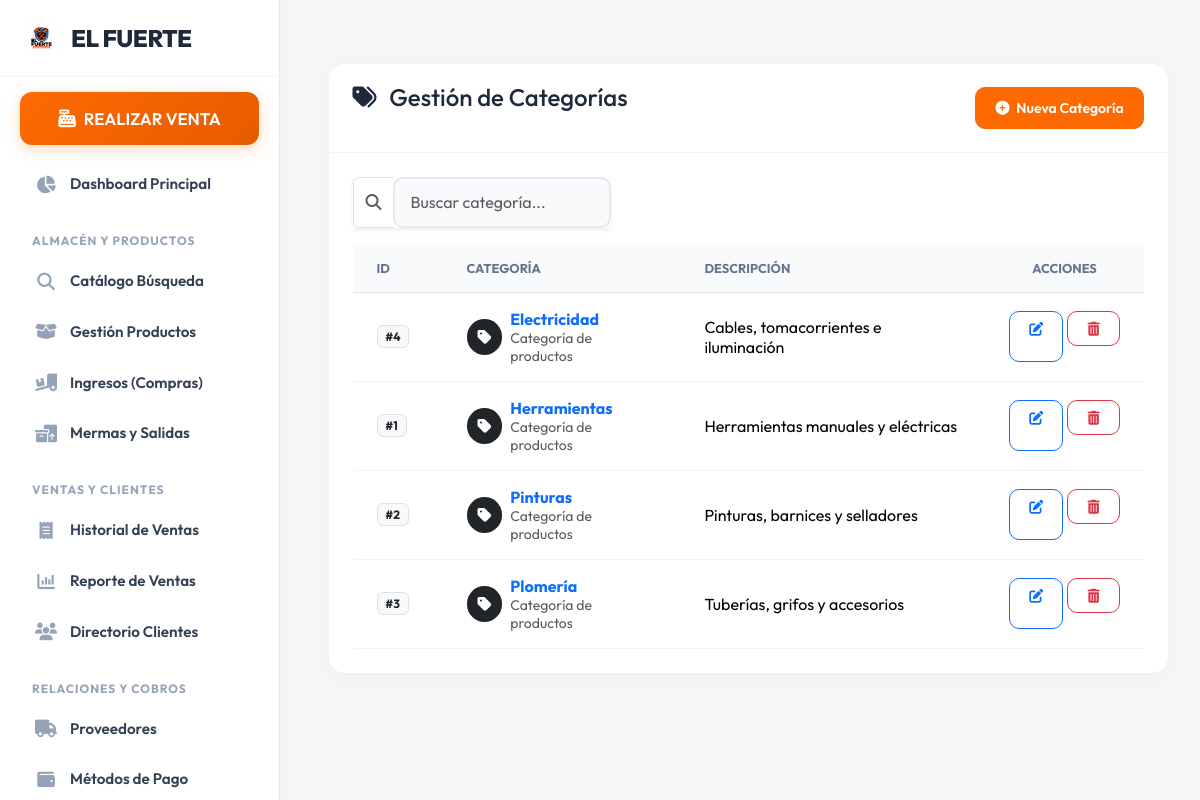
/categorias/ (signed in), run on the app's committed database.
### producto/models.py (models this page shows, shortened)
class Categoria(models.Model):
    nombre = models.CharField(
        max_length=100,
        validators=[MaxLengthValidator(100)],
    )
    descripcion = models.TextField(blank=True, null=True)
    class Meta:
        verbose_name = "categoría"
        verbose_name_plural = "categorías"
        ordering = ["nombre"]
        constraints = [
            models.UniqueConstraint(
                Lower("nombre"),
                name="categoria_nombre_unico_ci",
            ),
        ]

### producto/views.py (the view)
# urls.py: path('categorias/', views.lista_categorias, name='lista_categorias'),
@requiere_permiso("view_categoria")
def lista_categorias(request):
    categorias = Categoria.objects.all().order_by("nombre")
    return render(request, "lista_categorias.html", {"categorias": categorias})

### administracion/context_processors.py (called while the page is built, shortened)
def permisos_usuario(request):
    if request.user.is_authenticated:
        if request.user.is_superuser:
            from django.contrib.auth.models import Permission
            todos_los_permisos = Permission.objects.exclude(
                content_type__app_label__in=['admin', 'auth', 'contenttypes', 'sessions']
            ).values_list('codename', flat=True)
            return {'perms_ferreteria': list(todos_los_permisos)}
    return {'perms_ferreteria': []}

### templates/lista_categorias.html (shortened to what this page needs)
{% extends 'base.html' %}
{% block contenido %}
<div class="container-fluid px-0">
    <div class="card shadow border-0 rounded-4">
        <div class="card-header bg-dark text-white d-flex justify-content-between align-items-center flex-wrap gap-2 py-3 rounded-top-4">
            <div>
                <h4 class="mb-0">
                    <i class="fa-solid fa-tags me-2"></i>
                    Gestión de Categorías
                </h4>
                <small class="text-white-50">Clasificación principal de productos</small>
            </div>
            {% if 'add_categoria' in perms_ferreteria or request.user.is_superuser %}
                <a href="{% url 'nueva_categoria' %}" class="btn btn-primary btn-sm">
                    <i class="fa-solid fa-circle-plus me-1"></i>
                    Nueva Categoría
                </a>
            {% endif %}
        </div>
        <div class="card-body p-4">
            <div class="row g-2 mb-3">
                <div class="col-12 col-md-6 col-lg-4">
                    <div class="input-group shadow-sm">
                        <span class="input-group-text bg-white text-muted border-end-0">
                            <i class="fa-solid fa-magnifying-glass"></i>
                        </span>
                        <input type="text" id="buscadorTabla" class="form-control border-start-0" placeholder="Buscar categoría...">
                    </div>
                </div>
            </div>
            <div class="table-responsive">
                <table class="table table-hover align-middle mb-0" id="tablaCategorias">
                    <thead class="table-light">
                        <tr>
                            <th style="width: 90px;">ID</th>
                            <th>Categoría</th>
                            <th>Descripción</th>
                            <th class="text-center" style="width: 130px;">Acciones</th>
                        </tr>
                    </thead>
                    <tbody>
                        {% for categoria in categorias %}
                            <tr>
                                <td>
                                    <span class="badge bg-light text-dark border">#{{ categoria.id }}</span>
                                </td>
                                <td>
                                    <div class="d-flex align-items-center gap-2">
                                        <div class="rounded-circle bg-dark text-white d-flex align-items-center justify-content-center" style="width: 36px; height: 36px;">
                                            <i class="fa-solid fa-tag"></i>
                                        </div>
                                        <div>
                                            <div class="fw-bold text-primary">{{ categoria.nombre }}</div>
                                            <small class="text-muted">Categoría de productos</small>
                                        </div>
                                    </div>
                                </td>
                                <td>
                                    {% if categoria.descripcion %}
                                        {{ categoria.descripcion }}
                                    {% else %}
                                        <span class="text-muted small">Sin descripción detallada</span>
                                    {% endif %}
                                </td>
                                <td class="text-center">
                                    <div class="d-flex justify-content-center gap-1">
                                        {% if 'change_categoria' in perms_ferreteria or request.user.is_superuser %}
                                            <a href="{% url 'editar_categoria' categoria.id %}" class="btn btn-sm btn-outline-primary" title="Editar categoría">
                                                <i class="fa-solid fa-pen-to-square"></i>
                                            </a>
                                        {% else %}
                                            <button class="btn btn-sm btn-outline-secondary" disabled>
                                                <i class="fa-solid fa-pen-to-square"></i>
                                            </button>
                                        {% endif %}
                                        {% if 'delete_categoria' in perms_ferreteria or request.user.is_superuser %}
                                            <form method="POST" action="{% url 'eliminar_categoria' categoria.id %}" class="d-inline form-eliminar" data-nombre="{{ categoria.nombre }}">
                                                <button type="button" class="btn btn-sm btn-outline-danger btn-abrir-eliminar" title="Eliminar categoría">
                                                    <i class="fa-solid fa-trash-can"></i>
                                                </button>
                                            </form>
                                        {% else %}
                                            <button class="btn btn-sm btn-outline-secondary" disabled>
                                                <i class="fa-solid fa-trash-can"></i>
                                            </button>
                                        {% endif %}
                                    </div>
                                </td>
                            </tr>
                        {% endfor %}
                    </tbody>
                </table>
            </div>
        </div>
    </div>
</div>
{% endblock %}

### templates/base.html (style rules this page uses)
:root { --primary: #ff6a00; --primary-dark: #e65c00; --secondary: #1e293b; --bg-color: #f4f7f6; --sidebar-bg: #ffffff; --card-bg: #ffffff; --text-main: #334155; --sidebar-width: 280px; }
body { font-family: 'Outfit', sans-serif; background-color: var(--bg-color); color: var(--text-main); margin: 0; display: flex; min-height: 100vh; }
.container, .container-fluid { padding: 2rem; max-width: 1400px; }
.card { background: var(--card-bg); border: none !important; border-radius: 16px !important; box-shadow: 0 4px 20px rgba(0,0,0,0.03) !important; margin-bottom: 2rem; }
.card-header { background: transparent !important; border-bottom: 1px solid #f1f5f9 !important; padding: 1.2rem 1.5rem !important; font-weight: 700 !important; color: var(--secondary) !important; }
.table { margin-bottom: 0; }
.table thead th { border: none; background: #f8fafc; color: #64748b; font-weight: 700; font-size: 0.8rem; text-transform: uppercase; padding: 1rem 1.5rem; border-bottom: 1px solid #e2e8f0; }
.table tbody td { border-bottom: 1px solid #f1f5f9; padding: 1rem 1.5rem; vertical-align: middle; }
.btn { border-radius: 10px !important; font-weight: 600 !important; padding: 0.6rem 1.2rem !important; }
.btn-primary { background-color: var(--primary) !important; border-color: var(--primary) !important; }
.form-control, .form-select { border-radius: 10px !important; border: 2px solid #e2e8f0 !important; padding: 0.7rem 1rem !important; background: #f8fafc !important; color: var(--secondary) !important; }

### data on the page
Categoria: id "4", nombre "Electricidad", descripcion "Cables, tomacorrientes e iluminación"
Categoria: id "1", nombre "Herramientas", descripcion "Herramientas manuales y eléctricas"
Categoria: id "2", nombre "Pinturas", descripcion "Pinturas, barnices y selladores"
Categoria: id "3", nombre "Plomería", descripcion "Tuberías, grifos y accesorios"
